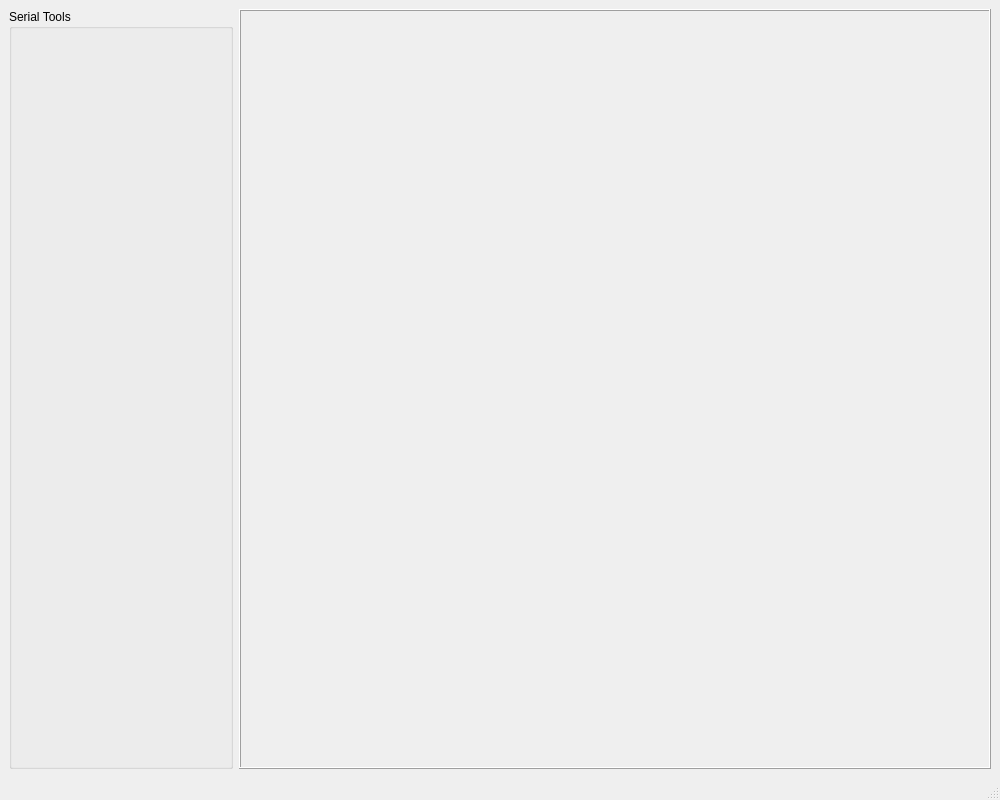
<?xml version="1.0" encoding="UTF-8"?>
<ui version="4.0">
 <class>MainWindow</class>
 <widget class="QMainWindow" name="MainWindow">
  <property name="geometry">
   <rect>
    <x>0</x>
    <y>0</y>
    <width>1000</width>
    <height>800</height>
   </rect>
  </property>
  <property name="windowTitle">
   <string>MainWindow</string>
  </property>
  <widget class="QWidget" name="centralwidget">
   <layout class="QHBoxLayout" name="horizontalLayout">
    <item>
     <widget class="QGroupBox" name="groupBox">
      <property name="sizePolicy">
       <sizepolicy hsizetype="Fixed" vsizetype="Preferred">
        <horstretch>0</horstretch>
        <verstretch>0</verstretch>
       </sizepolicy>
      </property>
      <property name="title">
       <string>Serial Tools</string>
      </property>
      <layout class="QVBoxLayout" name="verticalLayout">
       <item>
        <widget class="MSerialWidget" name="serialWidget" native="true">
         <property name="minimumSize">
          <size>
           <width>200</width>
           <height>0</height>
          </size>
         </property>
         <property name="maximumSize">
          <size>
           <width>200</width>
           <height>16777215</height>
          </size>
         </property>
        </widget>
       </item>
      </layout>
     </widget>
    </item>
    <item>
     <widget class="QFrame" name="frame">
      <property name="frameShape">
       <enum>QFrame::Box</enum>
      </property>
      <property name="frameShadow">
       <enum>QFrame::Raised</enum>
      </property>
     </widget>
    </item>
   </layout>
  </widget>
  <widget class="QStatusBar" name="statusbar"/>
 </widget>
 <customwidgets>
  <customwidget>
   <class>MSerialWidget</class>
   <extends>QWidget</extends>
   <header location="global">mserialwidget.h</header>
   <container>1</container>
  </customwidget>
 </customwidgets>
 <resources/>
 <connections/>
</ui>
